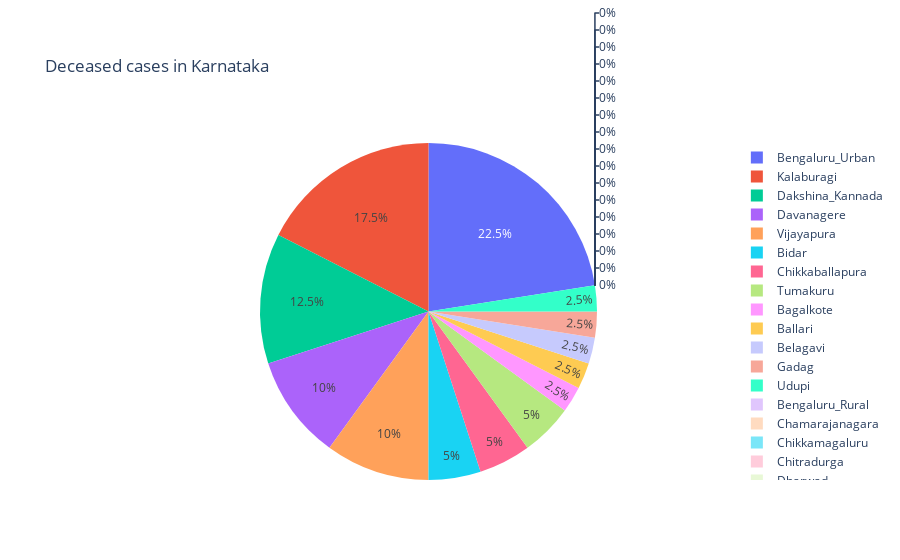

Notebook cell for this chart:
### Code cell
import plotly.express as px
fig = px.pie(district, values='deceased', names='district', title='Deceased cases in Karnataka')
fig.show()

### Figure 1 — Plotly figure (JSON) as saved in the notebook; plotly's stock layout.template omitted (floating-point values rounded to 4 significant figures)
{"data": [{"domain": {"x": [0, 1], "y": [0, 1]}, "hoverlabel": {"namelength": 0}, "hovertemplate": "district=%{label}<br>deceased=%{value}", "labels": ["Bagalkote", "Ballari", "Belagavi", "Bengaluru_Rural", "Bengaluru_Urban", "Bidar", "Chamarajanagara", "Chikkaballapura", "Chikkamagaluru", "Chitradurga", "Dakshina_Kannada", "Davanagere", "Dharwad", "Gadag", "Hassan", "Haveri", "Kalaburagi", "Kodagu", "Kolar", "Koppal", "Mandya", "Mysuru", "Raichur", "Ramanagara", "Shivamogga", "Tumakuru", "Udupi", "Uttara_Kannada", "Vijayapura", "Yadgir"], "legendgroup": "", "name": "", "showlegend": true, "type": "pie", "values": [1, 1, 1, 0, 9, 2, 0, 2, 0, 0, 5, 4, 0, 1, 0, 0, 7, 0, 0, 0, 0, 0, 0, 0, 0, 2, 1, 0, 4, 0]}], "layout": {"legend": {"tracegroupgap": 0}, "title": {"text": "Deceased cases in Karnataka"}}}
